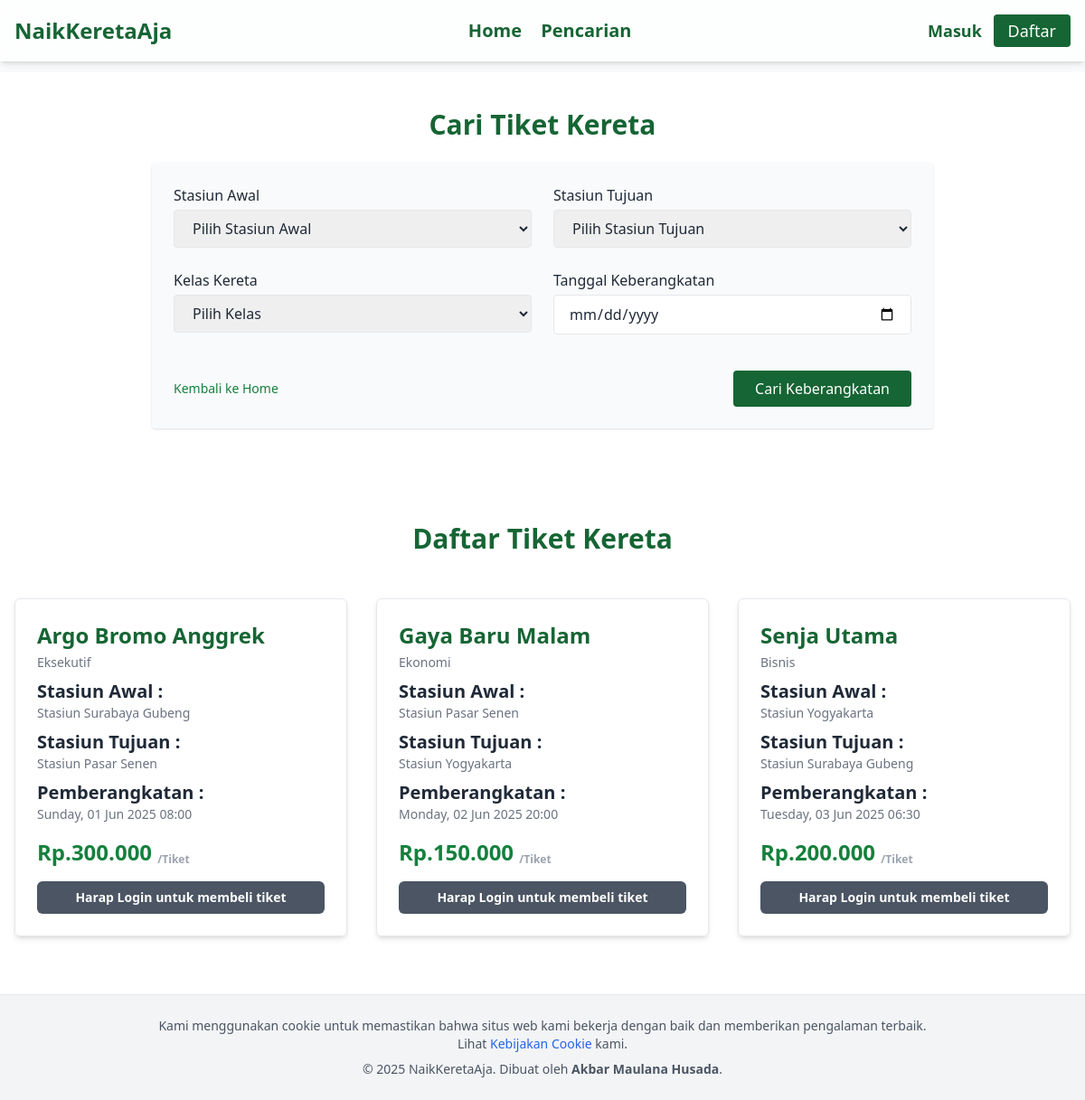
The page /UI/pencarian.php on the database as committed earlier.
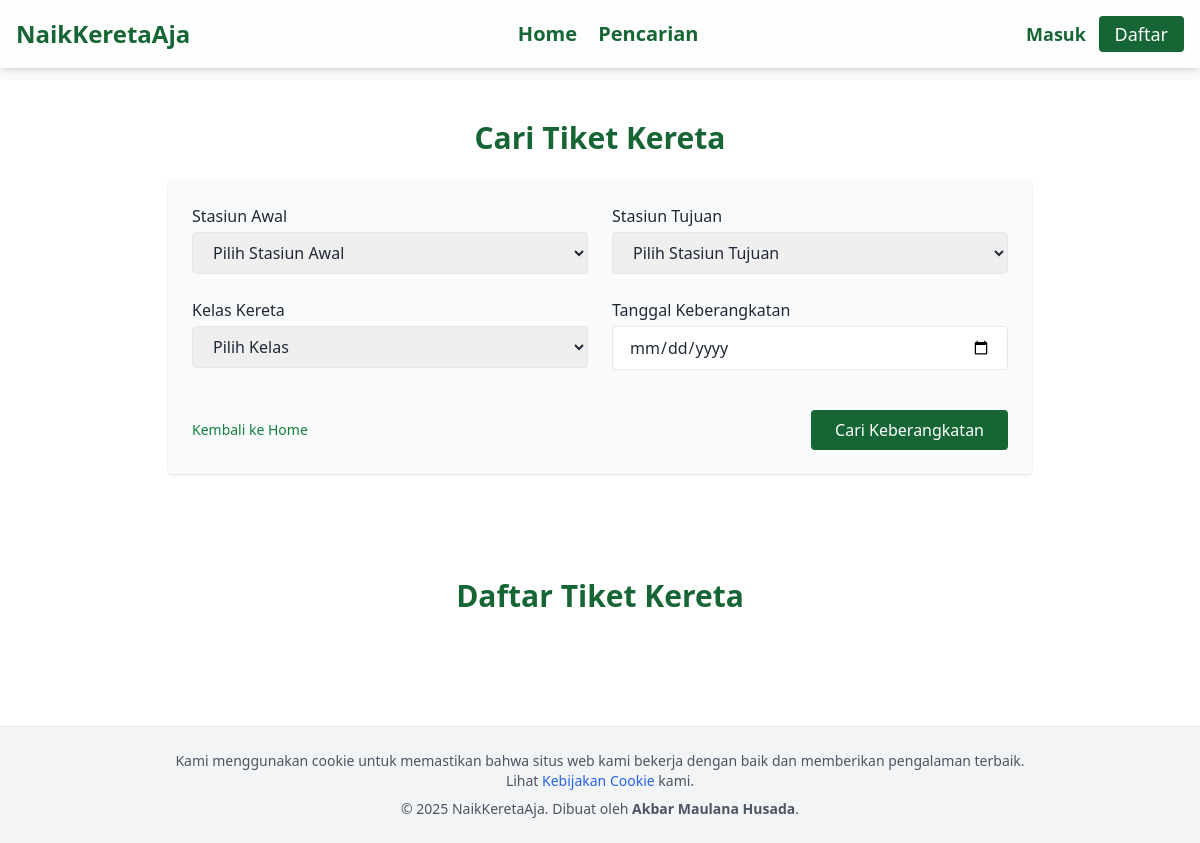
The same page on the database as committed later.
### tables this page shows
CREATE TABLE jadwal (
    id_jadwal INT PRIMARY KEY AUTO_INCREMENT,
    id_kereta INT NOT NULL,
    id_stasiun_asal INT NOT NULL,
    id_stasiun_tujuan INT NOT NULL,
    waktu_berangkat DATETIME NOT NULL,
    harga INT NOT NULL,
    FOREIGN KEY (id_kereta) REFERENCES kereta(id_kereta),
    FOREIGN KEY (id_stasiun_asal) REFERENCES stasiun(id_stasiun),
    FOREIGN KEY (id_stasiun_tujuan) REFERENCES stasiun(id_stasiun)
);

### functions/jadwalFunc.php (called while the page is built, shortened)
<?php
require_once __DIR__ . '/../config/config.php';
function getAllJadwalAktif($limit = null) {
    global $conn;
    $query = "
        SELECT * from view_jadwal_kereta_aktif
    ";
    $result = mysqli_query($conn, $query);
    $data = [];
    while ($row = mysqli_fetch_assoc($result)) {
        $data[] = $row;
    }
    return $data;
}

### UI/pencarian.php (the view, shortened to what this page needs)
<?php
require_once '../config/config.php';
require_once '../functions/jadwalFunc.php';
$jadwals = getAllJadwalAktif();
$hasilPencarian = $jadwals;
?>
<!DOCTYPE html>
<html lang="id">
<head>
  <link rel="stylesheet" href="../assets/css/style.css">
  <script src="https://cdn.tailwindcss.com"></script>
</head>
<body class="bg-gray-50 pt-20 text-gray-800 font-sans">
  <header class="fixed top-0 left-0 w-full backdrop-blur-md bg-white/70 shadow-md z-50">
    <div class="max-w-7xl mx-auto px-4 py-4 flex justify-between items-center">
      <h1 class="text-2xl font-bold text-green-800">NaikKeretaAja</h1>
      <nav class="space-x-4 text-xl">
        <a href="index.php" class="nav-link text-green-800 font-semibold">Home</a>
        <a href="pencarian.php" class="nav-link text-green-800 font-semibold">Pencarian</a>
      </nav>
      <div class="space-x-2 text-lg">
        <?php if (isset($_SESSION['penumpang'])): ?>
          <span class="text-green-800 font-semibold"><?= htmlspecialchars($_SESSION['penumpang']['nama']) ?></span>
          <a href="logout.php" class="text-white bg-red-600 px-4 py-1 rounded hover:bg-red-700">Logout</a>
        <?php elseif (isset($_SESSION['admin'])): ?>
          <span class="text-green-800 font-semibold">Admin</span>
          <a href="logout.php" class="text-white bg-red-600 px-4 py-1 rounded hover:bg-red-700">Logout</a>
        <?php else: ?>
          <button onclick="openForm('loginForm')" class="text-green-800 font-semibold hover:underline">Masuk</button>
          <button onclick="openForm('registerForm')" class="text-white bg-green-800 px-4 py-1 rounded hover:bg-green-700">Daftar</button>
        <?php endif; ?>
      </div>
    </div>
  </header>
  <main class="bg-white py-10">
    <div class="max-w-4xl mx-auto px-4">
      <h2 class="text-3xl font-bold text-center mb-6 text-green-800">Cari Tiket Kereta</h2>
      <form action="pencarian.php" method="GET" class="grid md:grid-cols-2 gap-6 bg-gray-50 p-6 rounded shadow">
        <div>
          <label for="stasiun_awal" class="block font-medium mb-1">Stasiun Awal</label>
          <select name="stasiun_awal" id="stasiun_awal" class="w-full border rounded px-4 py-2 focus:ring-2 focus:ring-green-700">
            <option value="">Pilih Stasiun Awal</option>
          </select>
        </div>
        <div>
          <label for="stasiun_tujuan" class="block font-medium mb-1">Stasiun Tujuan</label>
          <select name="stasiun_tujuan" id="stasiun_tujuan" class="w-full border rounded px-4 py-2 focus:ring-2 focus:ring-green-700">
            <option value="">Pilih Stasiun Tujuan</option>
          </select>
        </div>
        <div>
          <label for="kelas" class="block font-medium mb-1">Kelas Kereta</label>
          <select name="kelas" id="kelas" class="w-full border rounded px-4 py-2 focus:ring-2 focus:ring-green-700">
            <option value="">Pilih Kelas</option>
          </select>
        </div>
        <div>
          <label for="tanggal" class="block font-medium mb-1">Tanggal Keberangkatan</label>
          <input type="date" name="tanggal" id="tanggal" class="w-full border rounded px-4 py-2 focus:ring-2 focus:ring-green-700" value="<?= htmlspecialchars($_GET['tanggal'] ?? '') ?>" />
        </div>
        <div class="md:col-span-2 flex justify-between items-center mt-4">
          <a href="index.php" class="text-green-700 hover:underline text-sm">Kembali ke Home</a>
          <button type="submit" class="bg-green-800 text-white px-6 py-2 rounded hover:bg-green-700">Cari Keberangkatan</button>
        </div>
      </form>
    </div>
  </main>
  <section class="bg-white py-16">
    <div class="max-w-7xl mx-auto px-4">
      <h1 class="text-3xl font-bold text-center mb-12 text-green-800">Daftar Tiket Kereta</h1>
      <div class="grid grid-cols-1 sm:grid-cols-2 lg:grid-cols-3 gap-8">
        <?php foreach ($hasilPencarian as $jadwal): ?>
          <div class="border shadow-md rounded-md p-6 transition-transform duration-300 hover:scale-[1.02]">
            <h3 class="text-2xl font-semibold mb-1 text-green-800"><?= htmlspecialchars($jadwal['nama_kereta']) ?></h3>
            <p class="text-sm text-gray-500 mb-2"><?= htmlspecialchars($jadwal['kelas_kereta']) ?></p>
            <div class="mt-2">
              <h4 class="text-xl font-semibold">Stasiun Awal :</h4>
              <p class="text-sm text-gray-500"><?= htmlspecialchars($jadwal['stasiun_asal']) ?></p>
            </div>
            <div class="mt-2">
              <h4 class="text-xl font-semibold">Stasiun Tujuan :</h4>
              <p class="text-sm text-gray-500"><?= htmlspecialchars($jadwal['stasiun_tujuan']) ?></p>
            </div>
            <div class="mt-2">
              <h4 class="text-xl font-semibold">Pemberangkatan :</h4>
              <p class="text-sm text-gray-500">
                <?= date('l, d M Y H:i', strtotime($jadwal['waktu_berangkat'])) ?>
              </p>
            </div>
            <div class="mt-4">
              <h3 class="text-2xl font-semibold text-green-700">
                Rp.<?= number_format($jadwal['harga'], 0, ',', '.') ?>
                <sub class="text-gray-400 text-xs">/Tiket</sub>
              </h3>
              <?php if (isset($_SESSION['penumpang'])): ?>
                <a href="beli.php?id_jadwal=<?= $jadwal['id_jadwal'] ?>"
                  class="w-full mt-4 block text-center px-4 py-2 text-sm font-semibold text-white bg-green-700 hover:bg-green-800 rounded-md">
                  Beli tiket
                </a>
              <?php elseif (isset($_SESSION['admin'])): ?>
              <?php else: ?>
                <button onclick="openForm('loginForm')"
                  class="w-full mt-4 block text-center px-4 py-2 text-sm font-semibold text-white bg-gray-600 hover:bg-gray-700 rounded-md cursor-pointer">
                  Harap Login untuk membeli tiket
                </button>
              <?php endif; ?>
            </div>
          </div>
        <?php endforeach; ?>
      </div>
    </div>
  </section>
    <footer class="bg-gray-100 text-center text-sm text-gray-600 py-6 border-t">
    <div class="max-w-4xl mx-auto px-4">
      <p>Kami menggunakan cookie untuk memastikan bahwa situs web kami bekerja dengan baik dan memberikan pengalaman terbaik. Lihat
        <a href="#" class="text-blue-600 hover:underline">Kebijakan Cookie</a> kami.</p>
      <p class="mt-2">© 2025 NaikKeretaAja. Dibuat oleh <strong>Akbar Maulana Husada</strong>.</p>
    </div>
  </footer>
</body>
</html>

### assets/css/style.css (style rules this page uses)
.nav-link { position: relative; padding-bottom: 4px; }
.nav-link::after { content: ""; position: absolute; width: 0%; height: 2px; left: 0; bottom: 0; background-color: #166534; transition: width 0.3s ease-in-out; }

Rows that differ between the two databases and show on the page:
removed jadwal: nama_kereta "Argo Bromo Anggrek", kelas_kereta "Eksekutif", stasiun_asal "Stasiun Surabaya Gubeng", stasiun_tujuan "Stasiun Pasar Senen", waktu_berangkat "Sunday, 01 Jun 2025 08:00", harga "300.000"
removed jadwal: nama_kereta "Gaya Baru Malam", kelas_kereta "Ekonomi", stasiun_asal "Stasiun Pasar Senen", stasiun_tujuan "Stasiun Yogyakarta", waktu_berangkat "Monday, 02 Jun 2025 20:00", harga "150.000"
removed jadwal: nama_kereta "Senja Utama", kelas_kereta "Bisnis", stasiun_asal "Stasiun Yogyakarta", stasiun_tujuan "Stasiun Surabaya Gubeng", waktu_berangkat "Tuesday, 03 Jun 2025 06:30", harga "200.000"
